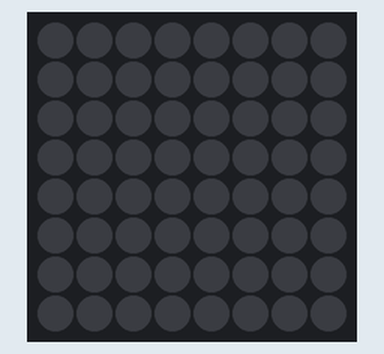
Simulated run of this program. Board: Raspberry Pi (BCM pin numbers) with a Sense HAT. On the bench: the Sense HAT's 8×8 RGB LED matrix.

Above: at 0.1 s.
At 1.1 s:
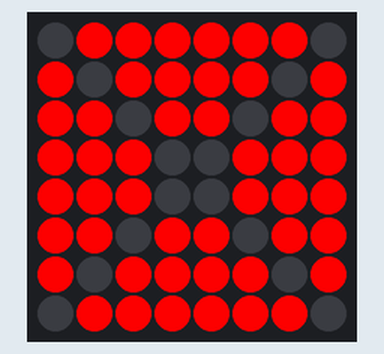
At 2.1 s:
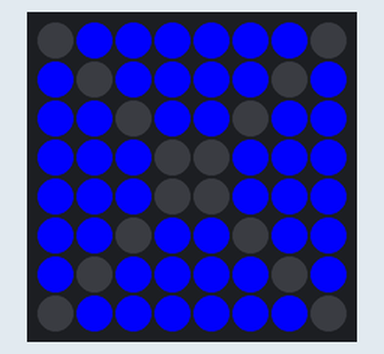

The program:

alarm.py
```python
from sense_hat import SenseHat
import time

sense = SenseHat()

w = [150,150,150]
b = [0,0,255]
e = [0,0,0]
R = [255,0,0]

image = [
    e,R,R,R,R,R,R,e,
    R,e,R,R,R,R,e,R,
    R,R,e,R,R,e,R,R,
    R,R,R,e,e,R,R,R,
    R,R,R,e,e,R,R,R,
    R,R,e,R,R,e,R,R,
    R,e,R,R,R,R,e,R,
    e,R,R,R,R,R,R,e
]

image2 = [
    e,b,b,b,b,b,b,e,
    b,e,b,b,b,b,e,b,
    b,b,e,b,b,e,b,b,
    b,b,b,e,e,b,b,b,
    b,b,b,e,e,b,b,b,
    b,b,e,b,b,e,b,b,
    b,e,b,b,b,b,e,b,
    e,b,b,b,b,b,b,e
]

while True:
    time.sleep(1)
    sense.set_pixels(image)
    time.sleep(1)
    sense.set_pixels(image2)
```

Measured:
- what the display in image 1 shows lasts 1.0 s, from 1.0 s to 2.0 s
